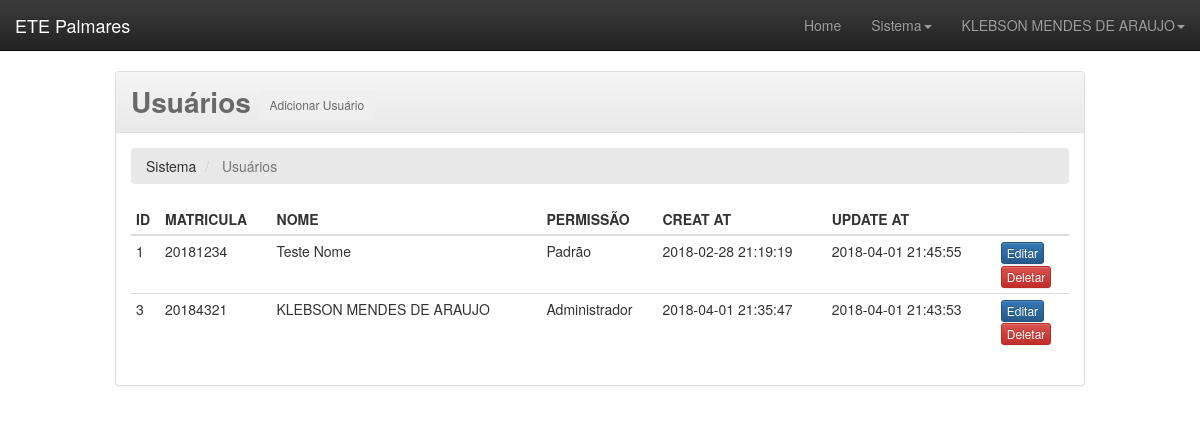
The app's page /usuarios.php (signed in) with its own data.
### tables this page shows
CREATE TABLE `user` (
  `user_id` int(11) NOT NULL,
  `user_matricula` varchar(11) NOT NULL,
  `user_nome` varchar(60) NOT NULL,
  `user_email` varchar(100) DEFAULT NULL,
  `user_senha` varchar(100) NOT NULL,
  `user_role` smallint(1) NOT NULL,
  `user_create_at` datetime NOT NULL DEFAULT CURRENT_TIMESTAMP,
  `user_update_at` datetime DEFAULT CURRENT_TIMESTAMP
);

### class/usuario.php (called while the page is built, shortened)
<?php
	class Usuario extends Configdb
	{
		var $conn;
		function __construct()
		{
			$this->conn = new PDO('mysql:host='.$this->host.';dbname='.$this->dbname, $this->user, $this->password, array(PDO::MYSQL_ATTR_INIT_COMMAND => "SET NAMES utf8"));
		}
		function listUser(){
			$star = $this->conn->prepare("SELECT * FROM user");
			$run = $star->execute();
			return $star;
		}
	}
?>

### usuarios.php (the view, shortened to what this page needs)
<?php
    include './class/usuario.php';
    $usuarios = new Usuario();
    $resultado_usuarios = $usuarios->listUser();
?>
<!DOCTYPE html>
<html>
    <head>
        <?php include './template/header.php'; ?>
    </head>
    <body>
        <?php include './template/navbar.php'; ?>
        <div class="container-fluid">
            <div class="row" >
                <div class="col-md-10 col-md-offset-1">
                    <div class="panel panel-default">
                        <div class="panel-heading" id="title-panel">
                            Usuários
                            <button type="button" class="btn btn-dark btn-sm" data-toggle="modal" data-target="#myModal">
                                Adicionar Usuário
                            </button>
                        </div>
                        <div class="panel-body">
                            <ol class="breadcrumb">
                                <li>
                                    Sistema
                                </li>
                                <li class="active">
                                    Usuários
                                </li>
                            </ol>
                            <table class="table table-condensed">
                                <thead>
                                    <th>ID</th>
                                    <th>MATRICULA</th>
                                    <th>NOME</th>
                                    <th>PERMISSÃO</th>
                                    <th>CREAT AT</th>
                                    <th>UPDATE AT</th>
                                    <th></th>
                                </thead>
                                <tbody>
                                    <?php if ($resultado_usuarios) { ?>
                                        <?php  while($rows_usuarios = $resultado_usuarios->fetch(PDO::FETCH_ASSOC)) {?>
                                            <tr>
                                                <td><?php echo ($rows_usuarios['user_id']); ?></td>
                                                <td><?php echo ($rows_usuarios['user_matricula']); ?></td>
                                                <td><?php echo ($rows_usuarios['user_nome']); ?></td>
                                                <td>
                                                    <?php
                                                        if ($rows_usuarios['user_role'] == 1 ){
                                                            echo "Padrão";
                                                        }elseif($rows_usuarios['user_role'] == 2){
                                                            echo "Administrador";
                                                        }else{
                                                            echo "Não foi possível definir.";
                                                        }
                                                    ?>
                                                </td>
                                                <td><?php echo ($rows_usuarios['user_create_at']); ?></td>
                                                <td><?php echo ($rows_usuarios['user_update_at']); ?></td>
                                                <td>
                                                    <a href="./usuarios_edit?user=<?php echo ($rows_usuarios['user_id']); ?>" class="btn btn-primary btn-xs">Editar</a>
                                                    <form method="POST" action="./function/usuario_cadastro_deletar">
                                                        <input type="submit" class="btn btn-danger btn-xs" value="Deletar">
                                                    </form>
                                                </td>
                                            </tr>
                                        <?php } ?>
                                    <?php } ?>
                                </tbody>
                            </table>
                        </div>
                    </div>
                </div>
            </div>
        </div>
    </body>
</html>

### template/header.php (style rules this page uses)
#title-panel { font-size: 21pt; color: #696969; font-weight: bold; }
body { background-color: #fff; }
.breadcrumb { background-color: #E8E8E8; }

### records on screen
user: user "1", user_matricula "20181234", user_nome "Teste Nome", user_role "Padrão", user_create_at "2018-02-28 21:19:19", user_update_at "2018-04-01 21:45:55"
user: user "3", user_matricula "20184321", user_nome "KLEBSON MENDES DE ARAUJO", user_role "Administrador", user_create_at "2018-04-01 21:35:47", user_update_at "2018-04-01 21:43:53"

### other values on screen
$_SESSION['nome_usuario'] "KLEBSON MENDES DE ARAUJO"
